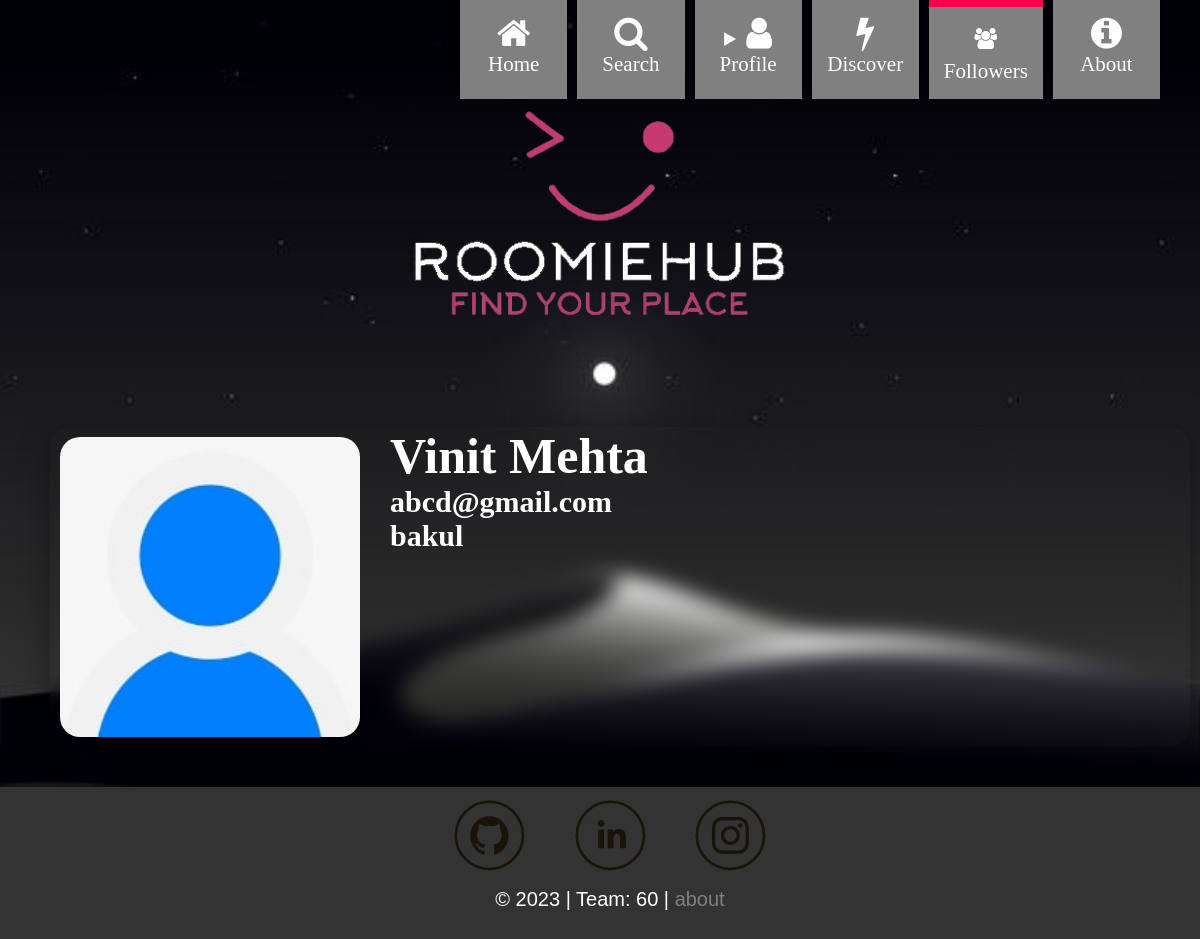
The page /followers (signed in) on the database its author committed.
### app.py (models this page shows, shortened)
class User(db.Model, UserMixin):
    id = db.Column(db.Integer, primary_key=True)
    name = db.Column(db.String(50), nullable=False)
    username = db.Column(db.String(20), unique=True, nullable=False)
    email = db.Column(db.String(120), unique=True, nullable=False)
    year = db.Column(db.String(3), nullable=False)
    course = db.Column(db.String(3), nullable=False)
    gender = db.Column(db.String(1), nullable=False)
    profile_photo = db.Column(db.String(20), nullable=False, default='default.jpg')
    have_breakfast = db.Column(db.String(1), nullable=False)
    exercise = db.Column(db.String(1), nullable=False)
    meditate = db.Column(db.String(1), nullable=False)
    intro_extro = db.Column(db.String(9), nullable=False)
    smoke = db.Column(db.String(1), nullable=False)
    drink = db.Column(db.String(1), nullable=False)
    present_hostel = db.Column(db.String(5), nullable=False)
    preferred_hostel = db.Column(db.String(5), nullable=False)
    password = db.Column(db.String(60), nullable=False)
    date_time = db.Column(db.DateTime, nullable=False, default=datetime.utcnow)
    content = db.Column(db.Text, nullable=False)
    roommate_pref1 = db.Column(db.Integer, nullable=False, default=-1)
    roommate_pref2 = db.Column(db.Integer, nullable=False, default=-1)
    roommate_pref3 = db.Column(db.Integer, nullable=False, default=-1)

### app.py (the view)
@app.route('/followers', methods=['GET', 'POST'])
def followers():
    if current_user.is_authenticated:
        list_of_followers = []
        users = User.query.all()
        for user in users:
            if current_user.id in [user.roommate_pref1, user.roommate_pref2, user.roommate_pref3]:
                list_of_followers.append(user)
        return render_template('Main-Pages/followers.html', followers = list_of_followers)
    else:
        flash('You need to first login to access that page', 'danger')
        return redirect(url_for('signInEmail'))

### app.py (called while the page is built)
@login_manager.user_loader
def load_user(user_id):
    return User.query.get(int(user_id))

### templates/Main-Pages/followers.html (shortened to what this page needs)
{% extends "Layouts/main-layout.html" %}
{% block css %}
<link rel="stylesheet" type="text/css"
href="https://cdnjs.cloudflare.com/ajax/libs/font-awesome/4.7.0/css/font-awesome.min.css">
<link rel="stylesheet" type="text/css" href="{{ url_for('static', filename='CSS/index.css') }}">
<link rel="stylesheet" type="text/css" href="{{ url_for('static', filename='CSS/followers.css') }}">
{%endblock css %}
{% block content %}
    {% if followers %}
        <div class="block">
            {% for user in followers %}
            <div class="row">
            <a href="{{ url_for('open_user_profile', username=user.username) }}" class="a-tag">
                <div class="col">
                <img src="{{ url_for('static', filename='Media/profile_pictures/' + user.profile_photo) }}" alt="" class="image">
                </div>
                <div class="col">
                <h1>{{ user.name }}</h1>
                <h2>{{ user.username }}</h2>
                <h2>{{ user.preferred_hostel }}</h2>
                </div>
            </a>
            </div>
            {% endfor %}
        </div>
    {% endif %}
{% endblock content %}

### static/CSS/header-footer.css (style rules this page uses)
* { padding: 0px; margin: 0px; }
body { overflow-x: auto; }

### static/CSS/index.css (style rules this page uses)
body { background-image: url('https://images.unsplash.com/photo-1494500764479-0c8f2919a3d8?ixlib=rb-4.0.3&ixid=MnwxMjA3fDB8MHxwaG90by1wYWdlfHx8fGVufDB8fHx8&auto=format&fit=crop&w=1170&q=80'); background-size: cover; }
.image { height: 330px; width: 600px; object-fit: cover; object-position: top; display: block; margin-left: auto; margin-right: auto; margin-bottom: none; border-radius: 30px; }
body { background-image: url('/static/Media/main_wp.jpg'); background-size:contain; }

### static/CSS/followers.css (style rules this page uses)
.block { display: flex; flex-direction: column; }
.row { margin-left: 50px; width: 95%; transition: transform 0.2s ease-in-out; }
.row:nth-child(odd) { display: flex; flex-direction: row; border-radius: 20px; margin-top: 10px; margin-bottom: 40px; color: white; box-shadow: 0 8px 32px 0 rgba( 0, 0, 0, 0.37); backdrop-filter: blur( 10px ) saturate(1.5); -webkit-backdrop-filter: blur( 4px ); transition: transform 0.2s ease-in-out; }
.a-tag { color: white; display: flex; flex-direction: row; }
.col { display: flex; flex-direction: column; }
.image { margin: 10px; width: 300px; height: 300px; border-radius: 20px; }
h1 { font-size: 50px; }
h2 { font-size: 30px; }
h1, h2 { padding-left: 20px; }
a { text-decoration: none; }

### rows shown on the page
User: profile_photo (placeholder picture), name "Vinit Mehta", username "abcd@gmail.com", preferred_hostel "bakul"
